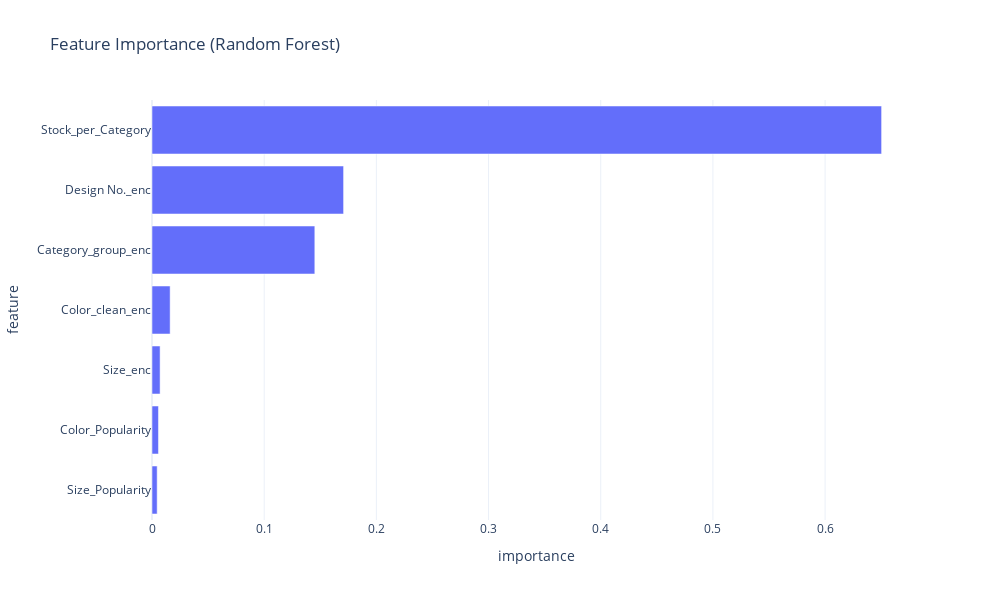

Here is the notebook cell this chart was saved with:
### Code cell
# Feature importance (RF)
feat_imp = pd.DataFrame({'feature': X.columns, 'importance': rf.feature_importances_}).sort_values('importance', ascending=False)
print('Feature importances:')
display(feat_imp)
fig3 = px.bar(feat_imp, x='importance', y='feature', orientation='h', title='Feature Importance (Random Forest)', width=1000, height=600)
fig3.update_layout(template='plotly_white', yaxis={'categoryorder':'total ascending'})
fig3.show()

### Figure 1 — Plotly figure (JSON) as saved in the notebook; plotly's stock layout.template omitted (floating-point values rounded to 4 significant figures)
{"data": [{"hovertemplate": "importance=%{x}<br>feature=%{y}<extra></extra>", "legendgroup": "", "marker": {"color": "#636efa", "pattern": {"shape": ""}}, "name": "", "orientation": "h", "showlegend": false, "textposition": "auto", "type": "bar", "x": [0.6504, 0.1708, 0.1451, 0.01616, 0.007217, 0.00576, 0.004612], "xaxis": "x", "y": ["Stock_per_Category", "Design No._enc", "Category_group_enc", "Color_clean_enc", "Size_enc", "Color_Popularity", "Size_Popularity"], "yaxis": "y"}], "layout": {"barmode": "relative", "height": 600, "legend": {"tracegroupgap": 0}, "title": {"text": "Feature Importance (Random Forest)"}, "width": 1000, "xaxis": {"anchor": "y", "domain": [0, 1], "title": {"text": "importance"}}, "yaxis": {"anchor": "x", "categoryorder": "total ascending", "domain": [0, 1], "title": {"text": "feature"}}}}
